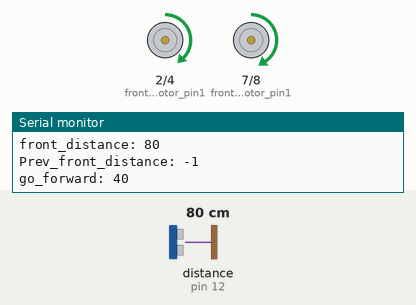
This sketch was run on a simulated Arduino Uno, built with avr-gcc and run on an emulated ATmega328P. Shown: motor-driver pin pairs drawn as motors (green arrow = first pin HIGH = forward, orange = second pin HIGH = backward, longer = more drive, scaled by the enable pin), the last lines printed to the serial monitor. Wiring (inferred from the names in the program): ultrasonic range finder: trigger pin 13; echo pin 12. Inputs (shaded band) come from the test bench; at power-on: distance to the obstacle (sensor on pin 12) 80 cm. The echo pulse lasts 58.3 µs per cm.

Above: at 1.2 s.
1.3 s: distance to the obstacle (sensor on pin 12) set to 24 cm
At 1.7 s:
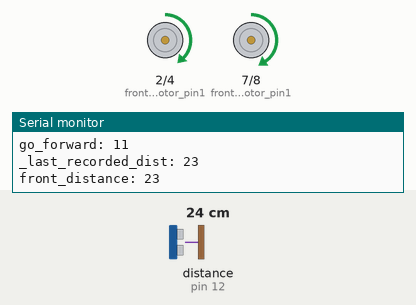
4.3 s: distance to the obstacle (sensor on pin 12) set to 20 cm
7.3 s: distance to the obstacle (sensor on pin 12) set to 35 cm
10.3 s: distance to the obstacle (sensor on pin 12) set to 9 cm
At 10.56 s:
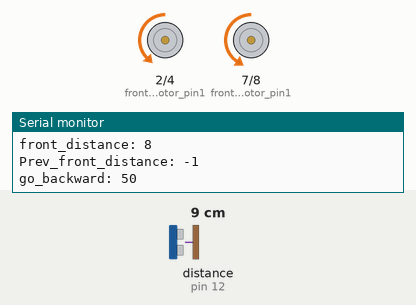
Timing chart, 0 to 14.3 s (numbered marks = the images above; inputs shaded):
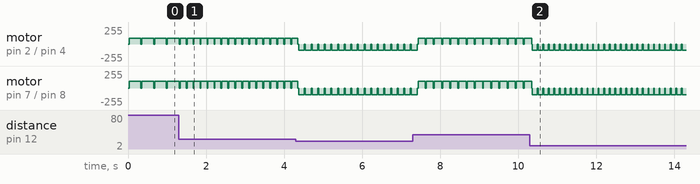

Measured:
- after the input at 1.3 s, motor on pin 2 (front_left_motor_pin1) / pin 4 (front_left_motor_pin2): alternates forward 90/255 for 0.16 s and stopped for 0.02 s, starting after 0.19 s; motor on pin 7 (front_right_motor_pin1) / pin 8 (front_right_motor_pin2): alternates forward 103/255 for 0.16 s and stopped for 0.02 s, starting after 0.19 s
- after the input at 10.3 s, motor on pin 2 (front_left_motor_pin1) / pin 4 (front_left_motor_pin2): alternates backward 90/255 for 0.12 s and stopped for 0.02 s, starting after 0.07 s; motor on pin 7 (front_right_motor_pin1) / pin 8 (front_right_motor_pin2): alternates backward 103/255 for 0.12 s and stopped for 0.02 s, starting after 0.07 s

The sketch:

ardu_bot.ino
```cpp
#include "moments.h"
#include "profiler.h"

#include "movement_algorithm_straight.h" //1. First algorithm to test right after assembly
//#include "movement_algorithm_turner.h"  //2. Second algorithm allowing to check the vehicle's ability to turn
//#include "movement_algorithm_finder.h" //3. Third algorithm allowing the vehicle to decide where to go by itself

movement_algorithm_straight _movement_algorithm;
//movement_algorithm_turner _movement_algorithm;
//movement_algorithm_finder _movement_algorithm;

profiler _profiler;

void setup()
{
  _profiler.init();

  _movement_algorithm.init();
}

void loop()
{
  _movement_algorithm.move();
}
```

chasis.h
```cpp
/*
 * Describes the baseline contract for controlling the chasis of the robot.
 */
class chasis {
public:
  virtual void init();
  virtual void stand_still();
  virtual void go_forward(double distance);
  virtual void go_backward(double distance);
  virtual void go_left();
  virtual void go_right();
  virtual void go_forward_left();
  virtual void go_forward_right();
  virtual void turn_left();
  virtual void turn_right();
  virtual void turn_around();
};
```

chasis_two_front_wheels.h
```cpp
/*
 * Encapsulates the control of the chasis based on 2 independent front wheels.
 * Front wheels are spinning to the oposite sides, therefore we can go in different directions.
 */
#include "chasis.h"
#include "motor.h"

class chasis_two_front_wheels : public chasis {
public:
  // Sets up the used pins for motors and for their speed.
  void init() {
    front_left_motor.init(front_left_motor_pin1, front_left_motor_pin2);
    front_right_motor.init(front_right_motor_pin1, front_right_motor_pin2);

    pinMode(Left_motor_speed_pin, OUTPUT);
    pinMode(Right_motor_speed_pin, OUTPUT);

    set_normal_speed();
  }

  void stand_still() {
    front_left_motor.idle();
    front_right_motor.idle();
  }

  void go_forward(double distance) {
    int time_for_move = calculate_time_for_direct_move(distance);
    forward();
    delay(time_for_move);
  }

  void go_backward(double distance) {
    int time_for_move = calculate_time_for_direct_move(distance);
    backward();
    delay(time_for_move);
  }

  void go_left() {
    left();
    delay(Time_for_10cm);
  }

  void go_right() {
    right();
    delay(Time_for_10cm);
  }

  void go_forward_left() {
    forward_left();
    delay(Time_90 / 9);
  }

  void go_forward_right() {
    forward_right();
    delay(Time_90 / 9);
  }

  void turn_left() {
    left();
    delay(Time_90);
  }

  void turn_right() {
    right();
    delay(Time_90);
  }

  void turn_around() {
    front_left_motor.spinForward();
    front_right_motor.spinBackward();
    delay(1000);
  }

  void set_normal_speed() {
    analogWrite(Left_motor_speed_pin, Normal_speed);
    analogWrite(Right_motor_speed_pin, Normal_speed + 13);// for some reason right motor is spinning slower
  }

  void set_max_speed() {
    analogWrite(Left_motor_speed_pin, Max_speed);
    analogWrite(Right_motor_speed_pin, Max_speed + 18);// for some reason right motor is spinning slower
  }

private:
  // The pins our motors are connected to.
  const int front_left_motor_pin1 = 2, front_left_motor_pin2 = 4;
  const int front_right_motor_pin1 = 7, front_right_motor_pin2 = 8;

  // The speed of the motor depends on the value that was passed to the analogWrite function.
  // Remember the value of 'Normal_speed' can be between 0 and 255.
  // If you pass 0, then the motors will stop and if you pass 255 then they will run at full speed.
  const int Left_motor_speed_pin = 3;
  const int Right_motor_speed_pin = 6;
  const int Normal_speed = 90;//180 for two wheels is to much. Tests showed that 90 is good.
  const int Max_speed = 200;//180 for two wheels is to much. Tests showed that 90 is good.

  const int Time_for_start_moving = 100;
  const int Time_for_1cm = 5;
  const int Time_for_10cm = 220;

  motor front_left_motor, front_right_motor;

  int calculate_time_for_direct_move(double distance) {
    return Time_for_start_moving + distance * Time_for_1cm;
  }

  void forward() {
    front_left_motor.spinForward();
    front_right_motor.spinForward();
  }

  void forward_left() {
    front_left_motor.idle();
    front_right_motor.spinForward();
  }

  void forward_right() {
    front_left_motor.spinForward();
    front_right_motor.idle();
  }

  void left() {
    front_left_motor.spinBackward();
    front_right_motor.spinForward();
  }

  void right() {
    front_left_motor.spinForward();
    front_right_motor.spinBackward();
  }

  void backward() {
    front_left_motor.spinBackward();
    front_right_motor.spinBackward();
  }

  void backward_left() {
    front_left_motor.spinBackward();
    front_right_motor.idle();
  }

  void backward_right() {
    front_left_motor.idle();
    front_right_motor.spinBackward();
  }
};
```

distance_meter.h
```cpp
/*
 * Describes the baseline contract for measuring the distance from the robot to it's front, left and right obstacles.
 */
class distance_meter {
public:
  virtual void init();
  virtual int get_front();
  virtual int get_left();
  virtual int get_right();
  virtual int get_max_distance();
};
```

distance_meter_sonar.h
```cpp
/*
 * Encapsulates the distance measurements based on the ultro-sound distance meter HC-SR04 (Vally eyes) which is installed in front of the vehicle.
 * The distance the HC-SR04 is able to measure is limited by 400 cm.
 */
#include "distance_meter.h"
#include "sonar.h"

class distance_meter_sonar : public distance_meter {
public:
  void init() {
    _sonar.init(Sonar_trig_pin, Sonar_echo_pin);
  }

  int get_front() {
    int dist = measure_dist();
    return (dist > Min_dist && dist <= Max_dist)
      ? dist
      : 0;
  }

  int get_left() {
    return -1; //invalid call. This distance meter cannot be rotated.
  }

  int get_right() {
    return -1; //invalid call. This distance meter cannot be rotated.
  }

  int get_max_distance() {
    return Max_dist;
  }

private:
  int measure_dist() {
    return _sonar.measure_dist(Max_dist);
  }

  sonar _sonar;

  const int Sonar_trig_pin = 13;
  const int Sonar_echo_pin = 12;

  const int Min_dist = 0;
  const int Max_dist = 400;
};
```

moments.h
```cpp
const int Time_45 = 195;
const int Time_90 = 390;
const int Time_180 = 750;
```

motor.h
```cpp
/*
 * Encapsulates the control of the motor connected to the passing pin.
 */
class motor {
public:
  void init(int in1, int in2) {
    _in1 = in1;
    _in2 = in2;

    pinMode(_in1, OUTPUT);
    pinMode(_in2, OUTPUT);
  }

  void spinForward() {
    digitalWrite(_in1, HIGH);
    digitalWrite(_in2, LOW);
  }

  void spinBackward() {
    digitalWrite(_in1, LOW);
    digitalWrite(_in2, HIGH);
  }

  void idle() {
    digitalWrite(_in1, LOW);
    digitalWrite(_in2, LOW);
  }
private:
  int _in1, _in2;
};
```

movement_algorithm.h
```cpp
/*
 * Describes the baseline contract for moving the robot.
 */
class movement_algorithm {
public:
  virtual void init();
  virtual void move();

protected:
  int Prev_front_distance = -1;// not initialized

  bool between(int a, int b, int accuracy) {
    return a - accuracy <= b && b <= a + accuracy;
  }

  bool potentially_stuck(int dist_front, int min_dist, int max_dist) {
    return
      dist_front < min_dist
      || between(dist_front, Prev_front_distance, 5)
      || between(Prev_front_distance, dist_front, 5);
  }
};
```

movement_algorithm_straight.h
```cpp
/*
 * Encapsulates the algorithm of the robot that simply goes straight forward to the wall and then backward.
 */
#include "movement_algorithm.h"
#include "distance_meter_sonar.h"
#include "chasis_two_front_wheels.h"

class movement_algorithm_straight : public movement_algorithm {
public:
  void init() {
    _distance_meter.init();
    _chasis.init();

    Max_distance = _distance_meter.get_max_distance();
    _chasis.stand_still();//CRITICAL! used to stop last chasis move command when board is reloaded by itself.
  }

  void move() {
    //delay(500); //simplifies debugging
    _chasis.stand_still();//CRITICAL! used to stop last chasis move command.

    int front_distance = _distance_meter.get_front();
    _profiler.print_status("front_distance", front_distance);
    _profiler.print_status("Prev_front_distance", Prev_front_distance);

    int dist_to_move = front_distance * 0.5; // 50% of measured distance to prevent collisions
    if (dist_to_move > 10) {
      _profiler.print_status("go_forward", dist_to_move);
      _chasis.go_forward(dist_to_move);
    }
    else {
      _profiler.print_status("go_backward", Backward_distance);
      _chasis.go_backward(dist_to_move);
    }
}

private:
  int Min_distance = 10;
  int Max_distance = -1; // evaluated on init
  int Backward_distance = 50;

  distance_meter_sonar _distance_meter;
  chasis_two_front_wheels _chasis;
  profiler _profiler;
};
```

profiler.h
```cpp
class profiler {
public:
  void init() {
     Serial.begin(9600); // used for debugging
  }

  void print_status(String name, int value) {
    name.concat(": ");
    name.concat(value);
    Serial.println(name);
  }
};
```

sonar.h
```cpp
class sonar {
private:
  int _trig_pin;
  int _echo_pin;
  int _last_recorded_dist = 0;

  profiler _profiler;

public:
  void init(int trigPin, int echoPin) {
     _trig_pin = trigPin;
     _echo_pin = echoPin;

     pinMode(_trig_pin, OUTPUT);
     pinMode(_echo_pin, INPUT);
  }

  int measure_dist(unsigned long limit) {
    int long_cm;
    unsigned long lim = limit * 58;

    digitalWrite(_trig_pin, LOW);
    delayMicroseconds(2);

    digitalWrite(_trig_pin, HIGH);
    delayMicroseconds(10);
    digitalWrite(_trig_pin, LOW);

    long_cm = int(pulseIn(_echo_pin, HIGH, lim) / 58);

    if(long_cm <= 0 || long_cm > limit) {
      //sometimes it returns > 50_000 value which is impossible
      //let's consider the distance became smaller
      int fallback_distance = _last_recorded_dist - _last_recorded_dist * 0.3;
      _profiler.print_status("fallback_distance", fallback_distance);
      return fallback_distance;
    }

    _last_recorded_dist = int(long_cm);
    _profiler.print_status("_last_recorded_dist", _last_recorded_dist);
    return _last_recorded_dist;
  }
};
```
